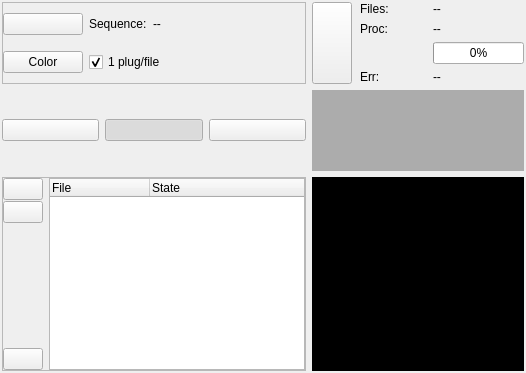
<?xml version="1.0" encoding="UTF-8"?>
<ui version="4.0">
 <class>BatchProgressWidget</class>
 <widget class="QWidget" name="BatchProgressWidget">
  <property name="geometry">
   <rect>
    <x>0</x>
    <y>0</y>
    <width>526</width>
    <height>373</height>
   </rect>
  </property>
  <property name="windowTitle">
   <string>Batch progress widget</string>
  </property>
  <property name="windowIcon">
   <iconset resource="../../../main/piaf.qrc">
    <normaloff>:/images/22x22/system-run.png</normaloff>:/images/22x22/system-run.png</iconset>
  </property>
  <property name="toolTip">
   <string>Batch progress for one batch task</string>
  </property>
  <layout class="QGridLayout" name="gridLayout_3">
   <property name="margin">
    <number>2</number>
   </property>
   <item row="4" column="2" rowspan="3">
    <widget class="ImageWidget" name="imageLabel" native="true">
     <property name="sizePolicy">
      <sizepolicy hsizetype="Expanding" vsizetype="Expanding">
       <horstretch>0</horstretch>
       <verstretch>0</verstretch>
      </sizepolicy>
     </property>
     <property name="styleSheet">
      <string notr="true">background-color: rgb(0, 0, 0);</string>
     </property>
    </widget>
   </item>
   <item row="4" column="0" rowspan="3">
    <widget class="QFrame" name="frame_fileList">
     <property name="frameShape">
      <enum>QFrame::StyledPanel</enum>
     </property>
     <property name="frameShadow">
      <enum>QFrame::Raised</enum>
     </property>
     <layout class="QGridLayout" name="gridLayout_4">
      <property name="verticalSpacing">
       <number>2</number>
      </property>
      <property name="margin">
       <number>0</number>
      </property>
      <item row="0" column="0">
       <widget class="QWidget" name="filesButtonsWidget" native="true">
        <layout class="QVBoxLayout" name="verticalLayout_4">
         <property name="spacing">
          <number>1</number>
         </property>
         <property name="margin">
          <number>0</number>
         </property>
         <item>
          <widget class="QPushButton" name="addButton">
           <property name="toolTip">
            <string>Add new files</string>
           </property>
           <property name="text">
            <string/>
           </property>
           <property name="icon">
            <iconset resource="../../../main/piaf.qrc">
             <normaloff>:/images/22x22/list-add.png</normaloff>:/images/22x22/list-add.png</iconset>
           </property>
           <property name="shortcut">
            <string>Ctrl+O</string>
           </property>
          </widget>
         </item>
         <item>
          <widget class="QPushButton" name="delButton">
           <property name="toolTip">
            <string>Remove selected files</string>
           </property>
           <property name="text">
            <string/>
           </property>
           <property name="icon">
            <iconset resource="../../../main/piaf.qrc">
             <normaloff>:/images/22x22/list-remove.png</normaloff>:/images/22x22/list-remove.png</iconset>
           </property>
           <property name="shortcut">
            <string>Del</string>
           </property>
          </widget>
         </item>
         <item>
          <spacer name="verticalSpacer">
           <property name="orientation">
            <enum>Qt::Vertical</enum>
           </property>
           <property name="sizeHint" stdset="0">
            <size>
             <width>10</width>
             <height>10</height>
            </size>
           </property>
          </spacer>
         </item>
         <item>
          <widget class="QPushButton" name="resetButton">
           <property name="toolTip">
            <string>Reset state to unprocessed</string>
           </property>
           <property name="text">
            <string/>
           </property>
           <property name="icon">
            <iconset resource="../../../main/piaf.qrc">
             <normaloff>:/images/22x22/edit-undo.png</normaloff>:/images/22x22/edit-undo.png</iconset>
           </property>
           <property name="shortcut">
            <string>Alt+Z</string>
           </property>
          </widget>
         </item>
        </layout>
       </widget>
      </item>
      <item row="0" column="1" colspan="2">
       <widget class="QTreeWidget" name="filesTreeWidget">
        <property name="toolTip">
         <string>Files for batch processing</string>
        </property>
        <property name="alternatingRowColors">
         <bool>true</bool>
        </property>
        <property name="selectionMode">
         <enum>QAbstractItemView::ExtendedSelection</enum>
        </property>
        <property name="autoExpandDelay">
         <number>1</number>
        </property>
        <property name="allColumnsShowFocus">
         <bool>true</bool>
        </property>
        <column>
         <property name="text">
          <string>File</string>
         </property>
         <property name="icon">
          <iconset resource="../../../main/piaf.qrc">
           <normaloff>:/images/pixmaps/movie.png</normaloff>:/images/pixmaps/movie.png</iconset>
         </property>
        </column>
        <column>
         <property name="text">
          <string>State</string>
         </property>
        </column>
       </widget>
      </item>
     </layout>
    </widget>
   </item>
   <item row="1" column="0" rowspan="2">
    <widget class="QFrame" name="frame">
     <property name="sizePolicy">
      <sizepolicy hsizetype="Preferred" vsizetype="Minimum">
       <horstretch>0</horstretch>
       <verstretch>0</verstretch>
      </sizepolicy>
     </property>
     <property name="frameShape">
      <enum>QFrame::StyledPanel</enum>
     </property>
     <property name="frameShadow">
      <enum>QFrame::Raised</enum>
     </property>
     <layout class="QGridLayout" name="gridLayout_5">
      <property name="margin">
       <number>0</number>
      </property>
      <item row="0" column="2">
       <widget class="QLabel" name="label_4">
        <property name="text">
         <string>Sequence:</string>
        </property>
       </widget>
      </item>
      <item row="0" column="3">
       <widget class="QLabel" name="sequenceLabel">
        <property name="sizePolicy">
         <sizepolicy hsizetype="Expanding" vsizetype="Preferred">
          <horstretch>0</horstretch>
          <verstretch>0</verstretch>
         </sizepolicy>
        </property>
        <property name="text">
         <string>--</string>
        </property>
        <property name="wordWrap">
         <bool>true</bool>
        </property>
       </widget>
      </item>
      <item row="1" column="1">
       <widget class="QPushButton" name="greyButton">
        <property name="toolTip">
         <string>if down, the images will be converted to grayscale before processing</string>
        </property>
        <property name="statusTip">
         <string>Process input files in color or in grayscale: conversion is done before sending the images to plugins</string>
        </property>
        <property name="text">
         <string>Color</string>
        </property>
        <property name="icon">
         <iconset resource="../../../main/piaf.qrc">
          <normaloff>:/images/22x22/view-color.png</normaloff>
          <activeon>:/images/22x22/view-gray.png</activeon>:/images/22x22/view-color.png</iconset>
        </property>
        <property name="checkable">
         <bool>true</bool>
        </property>
       </widget>
      </item>
      <item row="0" column="1">
       <widget class="QPushButton" name="loadButton">
        <property name="toolTip">
         <string>Load plugin sequence</string>
        </property>
        <property name="text">
         <string/>
        </property>
        <property name="icon">
         <iconset resource="../../../main/piaf.qrc">
          <normaloff>:/images/16x16/document-open.png</normaloff>:/images/16x16/document-open.png</iconset>
        </property>
       </widget>
      </item>
      <item row="1" column="2" colspan="2">
       <widget class="QCheckBox" name="reloadPluginCheckBox">
        <property name="toolTip">
         <string>Reload plugins at every change of file</string>
        </property>
        <property name="statusTip">
         <string>Reload the plugins at every change of file. If unchecked, all the images will be processed by the same plugin processus (beware of image size changes).</string>
        </property>
        <property name="text">
         <string>1 plug/file</string>
        </property>
        <property name="checked">
         <bool>true</bool>
        </property>
       </widget>
      </item>
     </layout>
    </widget>
   </item>
   <item row="3" column="0">
    <widget class="QWidget" name="widget_options" native="true">
     <layout class="QGridLayout" name="gridLayout_2">
      <property name="margin">
       <number>0</number>
      </property>
      <item row="2" column="0">
       <widget class="QPushButton" name="recordButton">
        <property name="toolTip">
         <string>Record output image or movies</string>
        </property>
        <property name="statusTip">
         <string>Record output image when inputs are still images or movies when inputs are movies</string>
        </property>
        <property name="whatsThis">
         <string>Record output image or movies</string>
        </property>
        <property name="text">
         <string/>
        </property>
        <property name="icon">
         <iconset resource="../../../main/piaf.qrc">
          <normaloff>:/images/22x22/media-record.png</normaloff>:/images/22x22/media-record.png</iconset>
        </property>
        <property name="checkable">
         <bool>true</bool>
        </property>
       </widget>
      </item>
      <item row="2" column="2">
       <widget class="QPushButton" name="viewButton">
        <property name="toolTip">
         <string>Display the image output once per second</string>
        </property>
        <property name="text">
         <string/>
        </property>
        <property name="icon">
         <iconset resource="../../../main/piaf.qrc">
          <normaloff>:/images/16x16/layer-visible-on.png</normaloff>:/images/16x16/layer-visible-on.png</iconset>
        </property>
        <property name="shortcut">
         <string>F5</string>
        </property>
        <property name="checkable">
         <bool>true</bool>
        </property>
        <property name="checked">
         <bool>true</bool>
        </property>
       </widget>
      </item>
      <item row="2" column="3">
       <widget class="QPushButton" name="snapButton">
        <property name="text">
         <string/>
        </property>
        <property name="icon">
         <iconset resource="../../../main/piaf.qrc">
          <normaloff>:/images/22x22/document-save.png</normaloff>:/images/22x22/document-save.png</iconset>
        </property>
       </widget>
      </item>
     </layout>
    </widget>
   </item>
   <item row="3" column="2">
    <widget class="TimeHistogramWidget" name="timeHistoWidget" native="true">
     <property name="sizePolicy">
      <sizepolicy hsizetype="Expanding" vsizetype="Expanding">
       <horstretch>0</horstretch>
       <verstretch>0</verstretch>
      </sizepolicy>
     </property>
     <property name="toolTip">
      <string>Processing time histogram</string>
     </property>
     <property name="statusTip">
      <string>Processing time histogram</string>
     </property>
     <property name="styleSheet">
      <string notr="true">background-color: rgb(172, 172, 172);</string>
     </property>
    </widget>
   </item>
   <item row="1" column="2" rowspan="2">
    <widget class="QWidget" name="widget_progress" native="true">
     <layout class="QHBoxLayout" name="horizontalLayout">
      <property name="margin">
       <number>0</number>
      </property>
      <item>
       <widget class="QPushButton" name="playPauseButton">
        <property name="sizePolicy">
         <sizepolicy hsizetype="Preferred" vsizetype="Preferred">
          <horstretch>0</horstretch>
          <verstretch>0</verstretch>
         </sizepolicy>
        </property>
        <property name="toolTip">
         <string>Start processing or pause it</string>
        </property>
        <property name="statusTip">
         <string>Start processing or pause it</string>
        </property>
        <property name="text">
         <string/>
        </property>
        <property name="icon">
         <iconset resource="../../ema.qrc">
          <normaloff>:/icons/22x22/media-playback-start.png</normaloff>
          <disabledoff>:/icons/22x22/media-playback-pause.png</disabledoff>:/icons/22x22/media-playback-start.png</iconset>
        </property>
        <property name="shortcut">
         <string>Space</string>
        </property>
        <property name="checkable">
         <bool>true</bool>
        </property>
       </widget>
      </item>
      <item>
       <widget class="QWidget" name="widget_files" native="true">
        <property name="sizePolicy">
         <sizepolicy hsizetype="Expanding" vsizetype="Preferred">
          <horstretch>0</horstretch>
          <verstretch>0</verstretch>
         </sizepolicy>
        </property>
        <property name="minimumSize">
         <size>
          <width>0</width>
          <height>60</height>
         </size>
        </property>
        <layout class="QGridLayout" name="gridLayout">
         <property name="leftMargin">
          <number>2</number>
         </property>
         <property name="topMargin">
          <number>0</number>
         </property>
         <property name="rightMargin">
          <number>0</number>
         </property>
         <property name="bottomMargin">
          <number>0</number>
         </property>
         <item row="0" column="0">
          <widget class="QLabel" name="label">
           <property name="sizePolicy">
            <sizepolicy hsizetype="Minimum" vsizetype="Preferred">
             <horstretch>0</horstretch>
             <verstretch>0</verstretch>
            </sizepolicy>
           </property>
           <property name="text">
            <string>Files:</string>
           </property>
          </widget>
         </item>
         <item row="0" column="1">
          <widget class="QLabel" name="nbFilesLabel">
           <property name="sizePolicy">
            <sizepolicy hsizetype="Preferred" vsizetype="Preferred">
             <horstretch>0</horstretch>
             <verstretch>0</verstretch>
            </sizepolicy>
           </property>
           <property name="toolTip">
            <string>Number of files in process list</string>
           </property>
           <property name="text">
            <string>--</string>
           </property>
          </widget>
         </item>
         <item row="1" column="0">
          <widget class="QLabel" name="label_2">
           <property name="sizePolicy">
            <sizepolicy hsizetype="Minimum" vsizetype="Preferred">
             <horstretch>0</horstretch>
             <verstretch>0</verstretch>
            </sizepolicy>
           </property>
           <property name="text">
            <string>Proc:</string>
           </property>
          </widget>
         </item>
         <item row="1" column="1">
          <widget class="QLabel" name="nbProcLabel">
           <property name="text">
            <string>--</string>
           </property>
          </widget>
         </item>
         <item row="3" column="0">
          <widget class="QLabel" name="label_3">
           <property name="sizePolicy">
            <sizepolicy hsizetype="Minimum" vsizetype="Preferred">
             <horstretch>0</horstretch>
             <verstretch>0</verstretch>
            </sizepolicy>
           </property>
           <property name="text">
            <string>Err:</string>
           </property>
          </widget>
         </item>
         <item row="3" column="1">
          <widget class="QLabel" name="nbErrLabel">
           <property name="text">
            <string>--</string>
           </property>
          </widget>
         </item>
         <item row="2" column="1">
          <widget class="QProgressBar" name="progressBar">
           <property name="sizePolicy">
            <sizepolicy hsizetype="Preferred" vsizetype="Fixed">
             <horstretch>0</horstretch>
             <verstretch>0</verstretch>
            </sizepolicy>
           </property>
           <property name="value">
            <number>0</number>
           </property>
          </widget>
         </item>
        </layout>
       </widget>
      </item>
     </layout>
    </widget>
   </item>
  </layout>
 </widget>
 <customwidgets>
  <customwidget>
   <class>TimeHistogramWidget</class>
   <extends>QWidget</extends>
   <header>timehistogramwidget.h</header>
   <container>1</container>
  </customwidget>
  <customwidget>
   <class>ImageWidget</class>
   <extends>QWidget</extends>
   <header>imagewidget.h</header>
   <container>1</container>
  </customwidget>
 </customwidgets>
 <resources>
  <include location="../../ema.qrc"/>
  <include location="../../../main/piaf.qrc"/>
 </resources>
 <connections/>
</ui>
